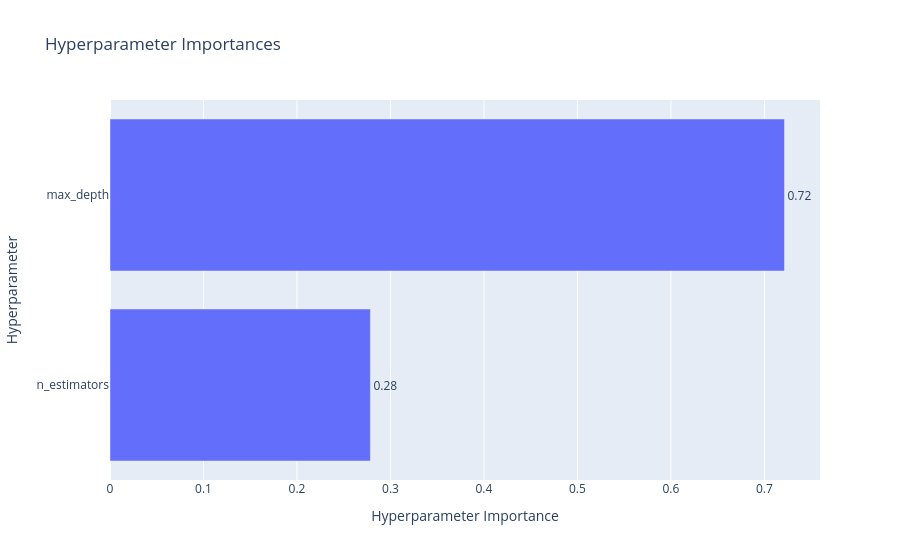

Write notebook code for a chart like this one.
### Code cell
plot_param_importances(study).show()

### Figure 1 — Plotly figure (JSON) as saved in the notebook; plotly's stock layout.template omitted (floating-point values rounded to 4 significant figures)
{"data": [{"cliponaxis": false, "hovertemplate": ["n_estimators (IntDistribution): 0.278537301885549<extra></extra>", "max_depth (IntDistribution): 0.721462698114451<extra></extra>"], "name": "Objective Value", "orientation": "h", "text": ["0.28", "0.72"], "textposition": "outside", "type": "bar", "x": [0.2785, 0.7215], "y": ["n_estimators", "max_depth"]}], "layout": {"title": {"text": "Hyperparameter Importances"}, "xaxis": {"title": {"text": "Hyperparameter Importance"}}, "yaxis": {"title": {"text": "Hyperparameter"}}}}
